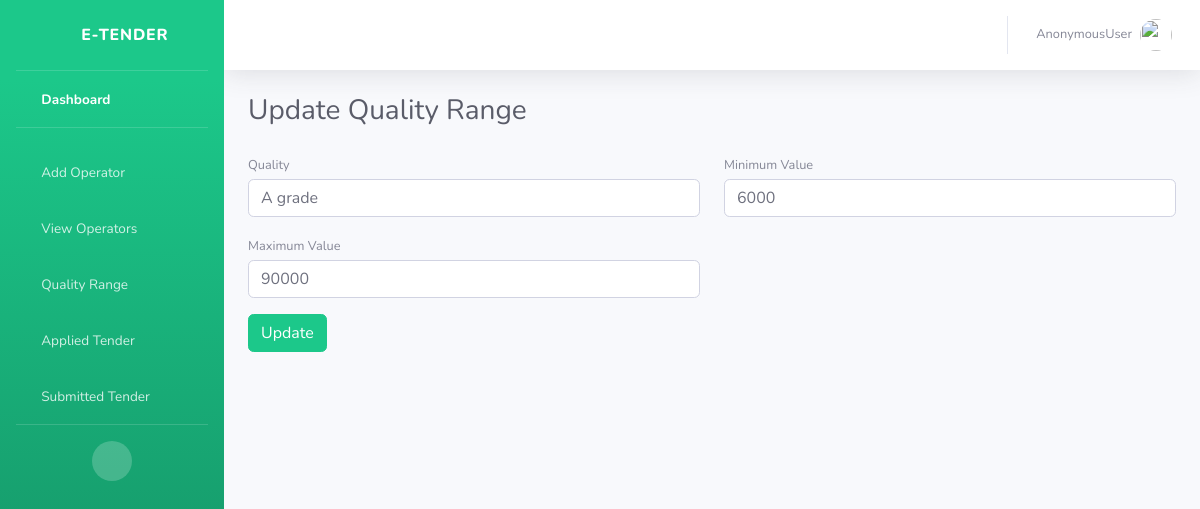
The app's page /update_quality/1, older data.
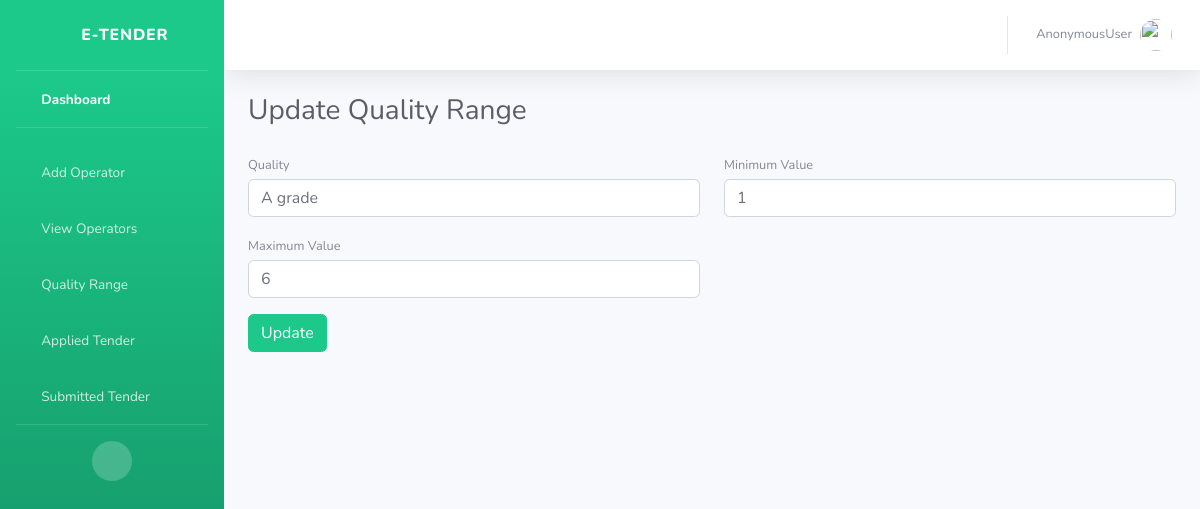
The same page, newer data.
### users/models.py (models this page shows)
class Grades(models.Model):
    quality = models.CharField(max_length=300)
    minimum = models.IntegerField()
    maximum = models.IntegerField()

### users/views.py (the view)
# urls.py: path('update_quality/<int:id>',views.update_quality,name='update_quality'),
def update_quality(request,id):
    data = Grades.objects.get(id=id)
    context = {
    'data':data
    }
    if request.method == 'POST':
        data.quality = request.POST.get('quality')
        data.minimum = request.POST.get('min')
        data.maximum = request.POST.get('max')
        data.save()
        return redirect('quality_range')
    return render(request,'update_quality.html',context)

### users/templates/update_quality.html (shortened to what this page needs)
{% extends 'base.html' %}
{% block content %}
<div class="container-fluid">
                  <div class="d-sm-flex align-items-center justify-content-between mb-4">
                      <h1 class="h3 mb-0 text-gray-800">Update Quality Range</h1>
                  </div>
                  <form method="post">
                      <div class="row gx-3">
                          <div class="col-md-6">
                              <div class="mb-3">
                                  <label class="small mb-1" for="inputFirstName">Quality</label>
                                  <input class="form-control" value="{{data.quality}}" required id="inputFirstName" type="text"
                                  name="quality">
                              </div>
                          </div>
                          <div class="col-md-6">
                              <div class="mb-3">
                                  <label class="small mb-1" for="inputLastName">Minimum Value</label>
                                  <input class="form-control" value="{{data.minimum}}" required id="inputLastName" type="number"
                                  name="min">
                              </div>
                          </div>
                      </div>
                      <div class="row gx-3">
                          <div class="col-md-6">
                              <div class="mb-3">
                                  <label class="small mb-1" for="inputFirstName">Maximum Value</label>
                                  <input class="form-control"value="{{data.maximum}}" required id="inputFirstName" type="number"
                                  name="max">
                              </div>
                          </div>
                      </div>
                      <button type="submit" class="btn btn-success ">Update</button>
                  </form>
{% endblock %}

Row changes from the older to the newer data that the page shows:
changed Grades "A grade": min "6000" → "1"
Text that changed along with them:
form field max: "90000" → "6"
